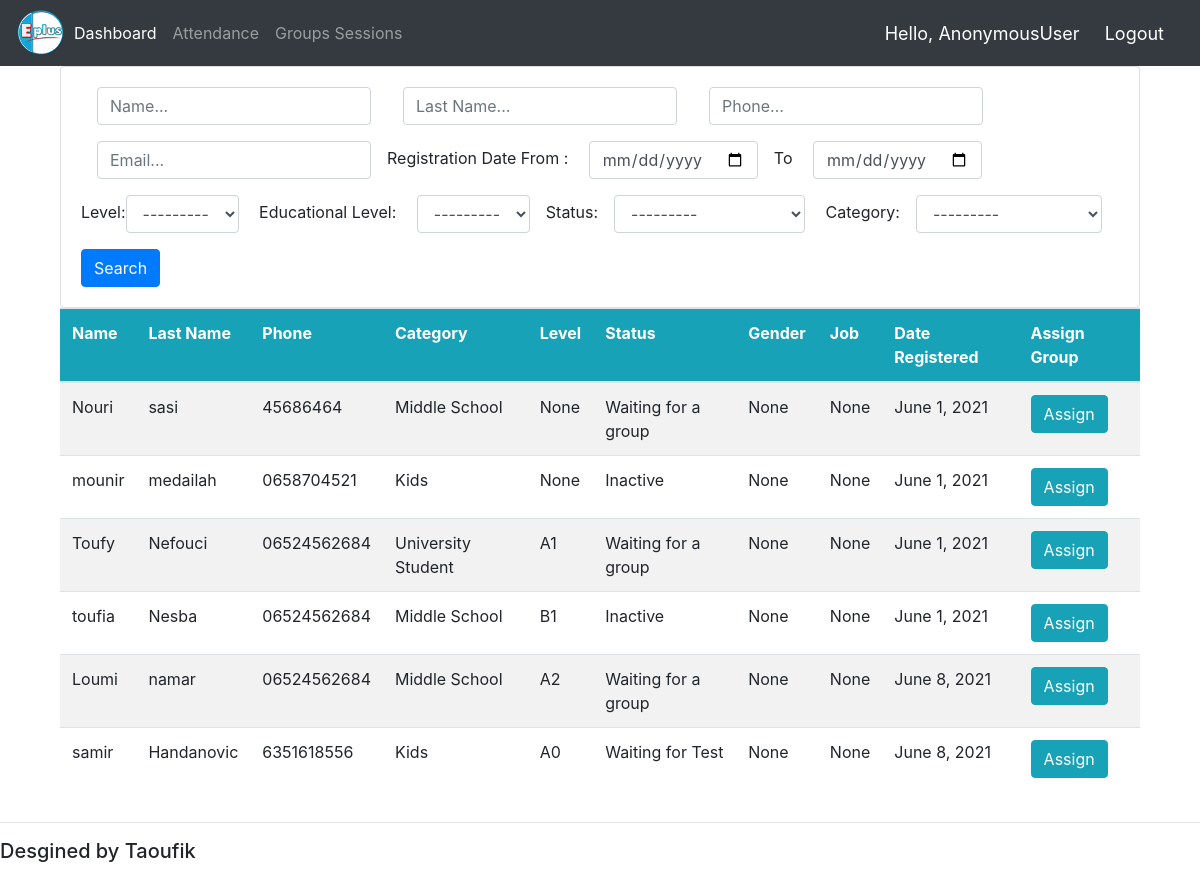
The page /student_search/ on the database its author committed.
### accounts/models.py (models this page shows, shortened)
class Student (models.Model):
	STATUS= (('Waiting for Test', 'Waiting for Test'),('Waiting for a group', 'Waiting for a group'),
		('Active','Active'), ('Inactive','Inactive'))
	name = models.CharField(max_length = 200, null=True)
	last_name = models.CharField(max_length = 200, null=True)
	birth_date = models.DateField(null=True)
	category = models.CharField(max_length=200, null=True,choices = CATEGORY)
	sex = models.CharField(max_length=30, null=True)
	job = models.CharField(max_length = 200, null=True)
	phone = models.CharField(max_length = 200, null=True)
	email = models.EmailField(max_length = 200, null=True)
	date_applied = models.DateField( null=True)
	address = models.CharField(max_length = 200, null=True)
	status = models.CharField(max_length=200, null=True,choices = STATUS)
	level = models.CharField(max_length=200, null=True,choices = Level, blank = True)
	educ_level = models.CharField(max_length=200, null=True,choices = educ_lvl)
	parent = models.ForeignKey(S_parent, null= True, on_delete = models.CASCADE)

### accounts/views.py (the view)
# urls.py: path('student_search/',views.studentSearch, name="student_search"),
def studentSearch(request):
	students = Student.objects.all()
	filtered_students = StudentFilter(request.GET, queryset = students)
	students = filtered_students.qs
	studentList =[]
	for s in students:
		studentList.append({'name':s.name ,'last_name':s.last_name, 'phone': s.phone, 'id': s.id, 'category':s.category, 'level':s.level,
			'sex':s.sex, 'job':s.job,'status':s.status,'date_applied':s.date_applied})
	context = {'filtered_students':filtered_students,'studentList':studentList}
	return render(request,'accounts/StaffAtt.html', context)

### accounts/templates/accounts/StaffAtt.html (shortened to what this page needs)
{% extends 'accounts/main.html' %}
	{% block content %}
<link rel="stylesheet" href="https://stackpath.bootstrapcdn.com/bootstrap/4.3.1/css/bootstrap.min.css">
<div class="d-flex justify-content-center">
	<div class="col-md-12">
		<div class="card card-body">
			<form method="get" class="form-inline">
				<p>{{filtered_students.form.name}}</p>
                <p>{{filtered_students.form.last_name}}</p>
               <p> {{filtered_students.form.phone}}</p>
               <p> {{filtered_students.form.email}}</p>
               <p><span>Registration Date From :</span> {{filtered_students.form.date_applied_gte}}</p>
               <p><span>To</span> {{filtered_students.form.date_applied_lte}}</p>
                <p><span>Level:</span>{{filtered_students.form.level}} <span>Educational Level:</span>
                {{filtered_students.form.educ_level}} </p>
                <p><span>Status:</span>{{filtered_students.form.status}} <span>Category:</span>{{filtered_students.form.category}} </p>
		    <button class="btn btn-primary" type="submit">Search</button>
		  </form>
		</div>
	</div>
</div>
<div  class="d-flex justify-content-center">
	<div class="col-md-12" >
<table class="table table-striped">
    <tr  class="bg-info">
        <th>Name</th>
        <th>Last Name</th>
        <th>Phone</th>
        <th>Category</th>
        <th>Level</th>
        <th>Status</th>
        <th>Gender</th>
        <th>Job</th>
        <th>Date Registered</th>
        <th>Assign Group</th>
    </tr>
    <tbody id="myTable">
        {% for s in studentList %}
    <tr>
        <td>{{s.name}}</td>
        <td>{{s.last_name}}</td>
        <td>{{s.phone}}</td>
        <td>{{s.category}}</td>
        <td>{{s.level}}</td>
        <td>{{s.status}}</td>
        <td>{{s.sex}}</td>
        <td>{{s.job}}</td>
        <td>{{s.date_applied}}</td>
        <td><a href="{% url 'assginstudent' s.id %}"><button type="button" class="btn btn-info">Assign</button></a> </td>
    </tr>
    {% endfor %}
    </tbody>
</table>
	</div>
</div>
{% endblock %}

### accounts/templates/accounts/main.html (shortened to what this page needs)
{% load static %}
<!DOCTYPE html>
<html>
<head>
	<link rel="stylesheet" href="https://stackpath.bootstrapcdn.com/bootstrap/4.3.1/css/bootstrap.min.css">
	<link rel="stylesheet" type="text/css" href="{% static '/css/main.css' %}">
</head>
<body>
	{% include 'accounts/navbar.html' %}
	<div class="container">
     {% block content %}
     {% endblock %}
	</div>
     <hr>
     <h5>Desgined by Taoufik</h5>
</body>
</html>

### accounts/templates/accounts/navbar.html (shortened to what this page needs)
  {% load static %}
<nav class="navbar navbar-expand-lg navbar-dark bg-dark">
	<img src="{% static 'images/logo.png' %}"  width="50"
     height="50">
  <div class="collapse navbar-collapse" id="navbarNavAltMarkup">
    <div class="navbar-nav">
      <a class="nav-item nav-link active" href="{% url 'dashboard' %}">Dashboard <span class="sr-only">(current)</span></a>
      <a class="nav-item nav-link" href="{% url 'student_search' %}">Attendance</a>
      <a class="nav-item nav-link" href="#">Groups Sessions</a>
      <a class="nav-item nav-link" href="#"></a>
    </div>
  </div>
  <div class="float-right">
   <span class="hello-msg">Hello, {{request.user}} </span>
      <span><a class="hello-msg" href="{% url 'logout' %}">Logout</a></span>
</div>
</nav>

### static/css/main.css (style rules this page uses)
body { background-color: #f7f7f7; }

### accounts/templates/accounts/navbar.html (style rules this page uses)
.hello-msg { font-size: 18px; color: #fff ; margin-right: 20px; }

### accounts/templates/accounts/StaffAtt.html (style rules this page uses)
th { color:#fff; }

### rows shown on the page
Student: name "Nouri", last_name "sasi", phone "45686464", category "Middle School", status "Waiting for a group", date_applied "June 1, 2021"
Student: name "mounir", last_name "medailah", phone "0658704521", category "Kids", status "Inactive", date_applied "June 1, 2021"
Student: name "Toufy", last_name "Nefouci", phone "06524562684", category "University Student", level "A1", status "Waiting for a group", date_applied "June 1, 2021"
Student: name "toufia", last_name "Nesba", phone "06524562684", category "Middle School", level "B1", status "Inactive", date_applied "June 1, 2021"
Student: name "Loumi", last_name "namar", phone "06524562684", category "Middle School", level "A2", status "Waiting for a group", date_applied "June 8, 2021"
Student: name "samir", last_name "Handanovic", phone "6351618556", category "Kids", level "A0", status "Waiting for Test", date_applied "June 8, 2021"

### other values the page prints
{{ request.user }} "AnonymousUser"
{{ s.level }} "None" "None"
{{ s.sex }} "None" "None" "None" "None" "None" "None"
{{ s.job }} "None" "None" "None" "None" "None" "None"
